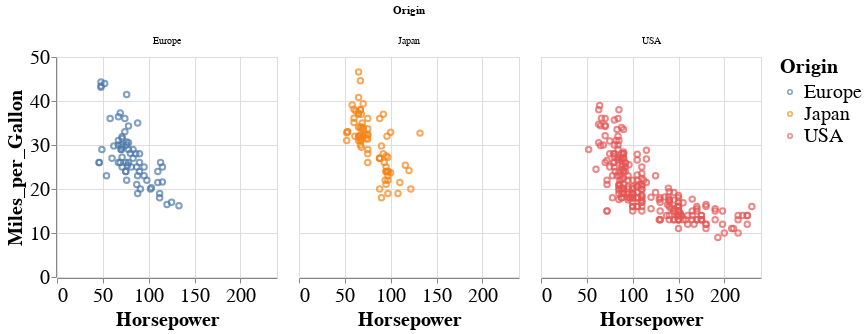

The cell this chart's notebook holds for it:
### Markdown cell above
### Starting with the punchline!

By the end of lecture today, you will learn how to make this chart using the `mtcars` dataset:

### Code cell
base = alt.Chart(mtcars).mark_point().encode(
    alt.X('Horsepower'),
    alt.Y('Miles_per_Gallon'),
    alt.Color('Origin'),
    alt.Column('Origin')
) 

base.interactive()

### Figure 1 — Vega-Lite specification as saved in the notebook (floating-point values rounded to 4 significant figures; data arrays with more than 128 entries replaced by an {"elided": "..."} marker saying what was removed)
{"height": 220, "width": 220, "config": {"style": {"circle": {"size": 400}, "point": {"size": 30}, "square": {"size": 400}}, "legend": {"symbolSize": 20, "titleFontSize": 20, "labelFontSize": 20}, "axis": {"titleFontSize": 20, "labelFontSize": 20}}, "data": {"name": "data-f02450ab61490a1363517a0190416235"}, "mark": "point", "encoding": {"color": {"type": "nominal", "field": "Origin"}, "column": {"type": "nominal", "field": "Origin"}, "x": {"type": "quantitative", "field": "Horsepower"}, "y": {"type": "quantitative", "field": "Miles_per_Gallon"}}, "selection": {"selector001": {"type": "interval", "bind": "scales", "encodings": ["x", "y"]}}, "$schema": "https://vega.github.io/schema/vega-lite/v4.8.1.json", "datasets": {"data-f02450ab61490a1363517a0190416235": {"elided": "406 records"}}}
